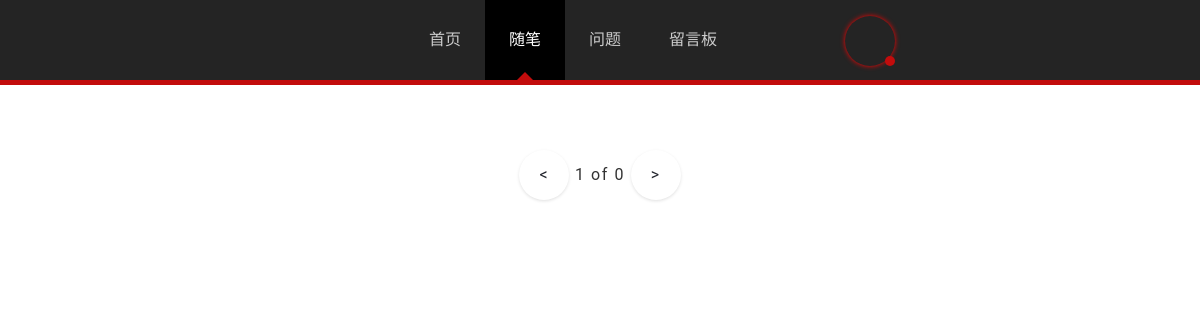
/articles/, run on an earlier commit of the app's database.
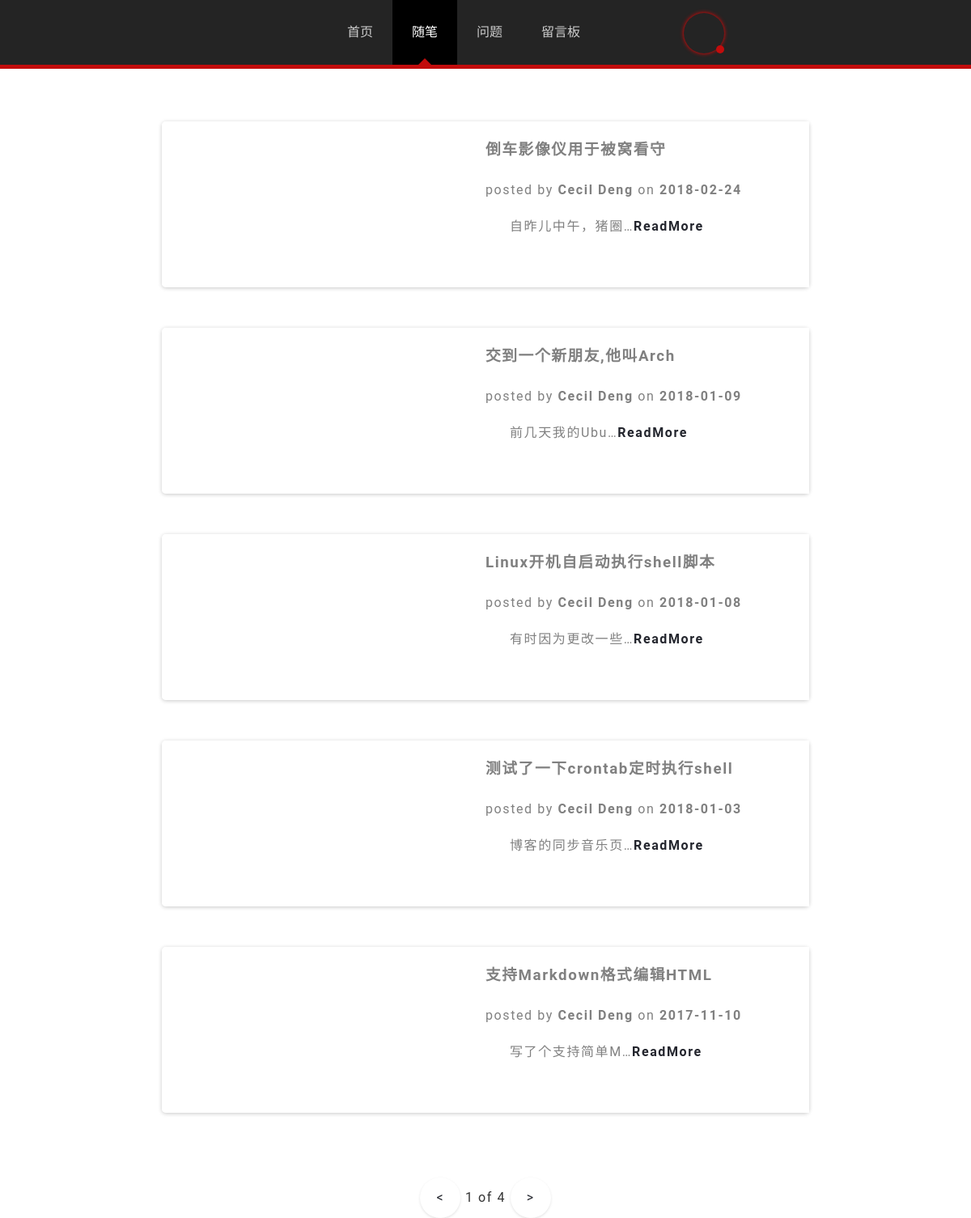
And on a later commit of the database.
### blog/models.py (models this page shows)
class Article(models.Model):
    title     = models.CharField(max_length = 150)
    body      = models.TextField()
    imgurl    = models.CharField(max_length = 150)
    timestamp = models.DateTimeField()

### blog/views.py (the view)
# urls.py: url(r'^articles/$',articles),#列表
def articles(request):
	page = int(request.GET.get('page','1'))
	print(page)
	num = len(Article.objects.order_by('-timestamp'))
	if num%5 != 0:
		pages = num//5 + 1
	else:
		pages = num//5
	article_list = Article.objects.order_by('-timestamp')[(page-1)*5:page*5]#按时间戳排序
	current = page
	for n in article_list:
		n.body = getHTML(n.body)
	return render_to_response('articles.html',{'article_list' : article_list,'current' : current,'pages' : pages})

### blog/markdown/translater.py (called while the page is built)
def getSpace(string):
	return re.sub('<[^>]+>', lambda m:m.group(0).replace('&nbsp;',' '), string.replace(' ','&nbsp;'))

def getLine(string):
	return string.replace('\r\n','<br>'+4*'&nbsp;')

def getH(string):
	string = ' ' + string	# exprase  start '#'
	for h in range(1,7):	# \g<name> of ?P<name>
		string = re.sub('(?P<save>[^#])'+'#'*h+'[&nbsp;]+(?P<text>((?!<br>).)+)[<br>]+', '\g<save><h'+str(h)+'>\g<text></h'+str(h)+'>',string)
	return string

def getA(string):#((?!&nbsp;).) exprase '&nbsp;' string
	return re.sub('\[(?P<text>[^]]+)\]\((?P<href>[^")]+)(\"(?P<title>[^"]+)\")?\)',lambda m:'<a href="'+m.group(2).strip("&nbsp;")+'" title="'+m.groups("")[3]+'">'+m.group(1)+'</a>',string)#m.groups(" ") use " " replace None

def getHTML(string):
	string = getSpace(string)
	string = getLine(string)
	string = getH(string)
	string = getA(string)
	return string

### blog/templates/articles.html (shortened to what this page needs)
{% include 'head.html' with title='随笔' %}
	<div id='main'>
		<div id='page'>
<ul id='articles'>
{% for article in article_list %}
	<li>
        <a href="javascript:void(0);" onclick="getPage('/articles/{{ article.title }}')">
        <div id='article-img' style='background-image:url({{ article.imgurl }})'></div>
		</a>
        <div id='article-tip'></div>
        <div id='article'>
			<h3 class='title'>{{ article.title }}</h3>
			<div>posted by <strong>Cecil Deng</strong> on <strong>{{ article.timestamp|date:'Y-m-d' }}</strong></div>
			<p>
			{% ifnotequal article_list|length 1 %}
				{{ article.body | striptags| cut:'&nbsp;' | truncatechars:10 }}<a class='readmore' href="javascript:void(0);" onclick="getPage('/articles/{{ article.title }}')">ReadMore</a>
			{% else %}
				{{ article.body | safe }}
				<script>$('title').html('{{ article.title }}');</script>
			{% endifnotequal %}
			</p>
		</div>
	</li>
{% endfor %}
</ul>
<ul id='pagenum'>
<li>
<a href="javascript:void(0);"
><</a>
</li>
<li><span>{{ current }}</span> of <span>{{ pages }}</span></li>
<li>
<a href="javascript:void(0);"
{% ifnotequal current pages %}
onclick="getPage('/articles/?page={{ current|add:'1' }}')"
{% endifnotequal %}
>></a>
</li>
</ul>
		</div>
	</div>
</body>

### blog/templates/head.html (shortened to what this page needs)
<head>
<link rel='stylesheet' href='/static/css/style.css' type='text/css'/>
<link rel='stylesheet' href='/static/css/article.css' type='text/css'/>
<link rel='stylesheet' href='/static/css/log.css' type='text/css'/>
<link rel='stylesheet' href='/static/css/song.css' type='text/css'/>
<link rel="stylesheet" href="/static/css/plyr.css">
</head>
<div>
	<nav>
		<div class="wrap">
			<ul class="index">
				<li><a href="/">首页</a></li><li><a href="javascript:void(0);" onclick="getPage('/articles')">随笔</a></li><li><a href="javascript:void(0);" onclick="getPage('/debug')">问题</a></li><li><a href="javascript:void(0);" onclick="getPage('/message')">留言板</a></li>
				<div class='mplayer'>
					<div class='ctrl'>
                        <canvas width='56' height='56'></canvas>
                    </div>
					<div class='view'></div>
				</div>
			</ul>
		</div>
	</nav>
</div>

### static/css/style.css (style rules this page uses)
a { color: #24262e; text-decoration: none; cursor: pointer; outline: none; }
p { text-indent: 30px; }
.wrap .index { border-bottom: solid 5px #c20c0c; }
.index { color: #fff; line-height: 1.5; margin: 0; padding: 0; width: 100%; text-align: center; background: #242424; position: fixed; top:0; z-index: 999; border:none; }
.index>li { display: inline-block; margin: 0; padding: 0; text-align: left; position:relative; }
.index .selected a { background: #000; text-decoration: none; color: #fff; }
.index .selected:after { position: absolute; content: ""; display: block; border-style: solid; border-width: 8px 8px; border-color: transparent transparent #c20c0c; margin-top: -16px; margin-left: -moz-calc(50% - 8px); margin-left: -webkit-calc(50% - 8px); margin-left: calc(50% - 8px); }
.index a { border: none; display: block; padding: 28px 24px; position: relative; color: #ccc; text-decoration: none; transition:0.8s; }
#main { max-width:1000px; margin:150px auto; letter-spacing: 0.1em; opacity: 1; animation:op 0.8s 1; transition:0.8s; min-height: -moz-calc(100% - 300px); min-height: -webkit-calc(100% - 300px); min-height: calc(100% - 300px); }
#page { max-width:800px; margin:0 auto; transition:0.8s; }
#pagenum { padding:0; text-align:center; margin-top: 80px; }
#pagenum li { display:inline-block; }
#pagenum a { display: block; background: rgba(255,255,255,0.1); width: 50px; height: 50px; text-align: center; line-height: 50px; border-radius: 100px; z-index: 999; transition: 0.3s; box-shadow: 0 0.125rem 0.3125rem rgba(0,0,0,0.117); }

### static/css/article.css (style rules this page uses)
#articles { list-style-type:none; position:relative; padding:0; }
#articles>li { display:block; margin:50px auto; word-wrap:break-word; height:205px; border-radius:5px; box-shadow: 0 1px 5px rgba(0,0,0,.22); background: white; overflow: hidden; }
#articles a { color: #24262e; font-weight: bold; transition:0.8s; }
#article-img { display: inline-block; width: 50%; height: 205px; background: #fff; border: 10px; background-repeat: no-repeat; background-position: center; background-size: cover; transition: all 0.5s; }
#article-tip { display: inline-block; position: absolute; border-style: solid; border-width: 102.5 25; border-color: #fff #fff transparent transparent; right: calc(50% - 10px); }
#article { display: inline-block; width: 50%; height: 205px; padding: 0; margin: 0; background: white; position: absolute; overflow: hidden; color: gray; }

### static/css/song.css (style rules this page uses)
.mplayer { color: #ccc; left: 100px; position: relative; display: inline-block; }
.mplayer .ctrl { display: inline-block; width: 50px; height: 50px; vertical-align: middle; border-radius: 100px; transition: 0.3s; cursor: pointer; box-shadow: 0 0 5px red; animation: trans 20s linear infinite; animation-play-state: paused; }
.ctrl canvas { position: absolute; display: block; left: -3; top: -3; border-radius: 100px; }
.mplayer .view { display: inline-block; position: absolute; width: 10px; height: 10px; bottom: 0; right: 0; border-radius: 10px; background: #c20c0c; cursor: pointer; }

What changed in the data, as far as the page shows it:
added Article: title "倒车影像仪用于被窝看守", timestamp "2018-02-24", body "自昨儿中午，猪圈…"
added Article: title "交到一个新朋友,他叫Arch", timestamp "2018-01-09", body "前几天我的Ubu…"
added Article: title "Linux开机自启动执行shell脚本", timestamp "2018-01-08", body "有时因为更改一些…"
added Article: title "测试了一下crontab定时执行shell", timestamp "2018-01-03", body "博客的同步音乐页…"
added Article: title "支持Markdown格式编辑HTML", timestamp "2017-11-10", body "写了个支持简单M…"
Also different on the page:
{{ pages }}: "0" → "4"
